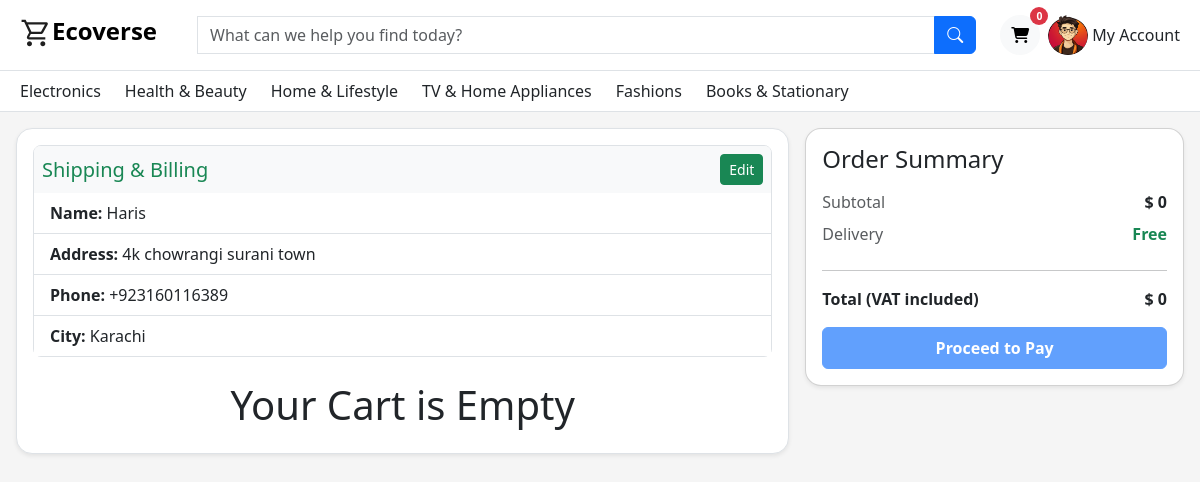
Screenshot of /Client/checkout.php (signed in) with the database file from the repository.
### tables this page shows
CREATE TABLE `users` (
  `id` int(11) NOT NULL,
  `name` varchar(100) NOT NULL,
  `email` varchar(100) NOT NULL,
  `password` varchar(255) NOT NULL,
  `phone` varchar(20) DEFAULT NULL,
  `role` enum('user','admin') DEFAULT 'user',
  `status` enum('active','inactive') DEFAULT 'active',
  `created_at` datetime DEFAULT current_timestamp(),
  `updated_at` datetime DEFAULT current_timestamp() ON UPDATE current_timestamp(),
  `user_profile` varchar(255) NOT NULL DEFAULT '',
  `gender` enum('male','female') DEFAULT 'male',
  `email_token` varchar(255) DEFAULT NULL,
  `token_expiry` datetime DEFAULT NULL
);

CREATE TABLE `categories` (
  `id` int(11) NOT NULL,
  `name` varchar(100) NOT NULL
);

CREATE TABLE `addresses` (
  `id` int(11) NOT NULL,
  `user_id` int(11) NOT NULL,
  `full_name` varchar(100) NOT NULL,
  `phone` varchar(20) DEFAULT NULL,
  `address_line1` varchar(255) NOT NULL,
  `city` varchar(100) NOT NULL,
  `country` varchar(100) DEFAULT 'Pakistan',
  `type` enum('billing','shipping') NOT NULL,
  `created_at` timestamp NOT NULL DEFAULT current_timestamp(),
  `updated_at` timestamp NOT NULL DEFAULT current_timestamp()
);

### Client/checkout.php (the view, shortened to what this page needs)
<?php
 include("../Server/Admin-Panel/config/db.php");
 include './includes/Navbar.php';
 $user_id = $_SESSION['user_id'] ?? "";
 $subtotal_VAL = 0;
 $sql = "SELECT * FROM addresses WHERE user_id = '$user_id' AND type = 'billing' LIMIT 1";
 $hasAddress = false;
 $result = $conn->query($sql);
 if ($row = $result->fetch_assoc()) {
   $hasAddress = true;
 }
 ?>
<div id="main-content" style="display:none;">
  <div class="cont p-lg-3   ">
    <div class="row g-3 ">
      <?php if ($hasAddress) : ?>
        <div class="col-12 col-lg-8">
          <div class="card shadow-sm rounded-4 border h-100">
            <div class="card-body p-md-3 ">
              <div class="border rounded-3 mb-4">
                <div class="d-flex align-items-center justify-content-between p-2 bg-light rounded-top">
                  <h5 class="mb-0 text-success">Shipping & Billing</h5>
                  <button class="btn btn-success btn-sm" data-bs-toggle="modal" data-bs-target="#deliveryModal">Edit</button>
                </div>
                <ul class="list-group list-group-flush">
                  <li class="list-group-item px-3 py-2"><strong>Name:</strong> <?= $row['full_name'] ?></li>
                  <li class="list-group-item px-3 py-2"><strong>Address:</strong> <?= $row['address_line1'] ?></li>
                  <li class="list-group-item px-3 py-2"><strong>Phone:</strong> <?= $row['phone'] ?></li>
                  <li class="list-group-item px-3 py-2"><strong>City:</strong> <?= $row['city'] ?></li>
                </ul>
              </div>
              <?php
               $subtotal = 0;
               if (isset($_SESSION['cart']) && !empty($_SESSION['cart'])) {
                 foreach (array_reverse($_SESSION['cart']) as $items) {
                   $totalprice = $items['price'] * $items['quantity'];
                   $subtotal += $totalprice;
               ?>
                  <div class="mb-4 p-3 border rounded-4 shadow-sm bg-white bag-item" data-id="<?= $items['id'] ?>">
                    <div class="d-flex flex-column flex-md-row gap-3">
                      <div class="flex-shrink-0" style="width: 120px; height: 120px; overflow: hidden;">
                        <img src="../Server/uploads/<?= $items['image'] ?>" class="img-fluid rounded-3 h-100 w-100 object-fit-cover" alt="Product Image">
                      </div>
                      <div class="flex-grow-1 d-flex flex-column justify-content-between">
                        <div>
                          <h6 class="fw-bold mb-1"><?= $items['name'] ?></h6>
                          <p class="mb-1 text-body-secondary small">Colour: <span class="text-dark">Blue</span></p>
                          <p class="mb-2 text-body-secondary small">Size: <span class="text-dark">40R</span></p>
                        </div>
                        <div class="d-flex flex-wrap gap-2">
                          <button class="btn btn-sm btn-outline-danger" onclick="removeCart(<?= $items['id'] ?>)">
                            <i class="far fa-trash-alt me-1"></i> Remove
                          </button>
                          <button class="btn btn-sm btn-outline-secondary">
                            <i class="far fa-heart me-1"></i> Move to Wishlist
                          </button>
                        </div>
                      </div>
                    </div>
                    <hr class="my-3">
                    <div class="d-flex justify-content-between align-items-center flex-wrap gap-3">
                      <div class="quantity">
                        <select class="form-select form-select-sm" style="width: 70px;"
                          onchange="updateQuantity(<?= $items['id'] ?>, this.value)">
                          <?php
                           $itemid = $items['id'];
                           $sql = "SELECT quantity AS stock FROM products WHERE id = $itemid";
                           $result = $conn->query($sql);
                           if ($row = $result->fetch_assoc()) {
                             $stockQty = $row['stock'];
                             $currentQty = $items['quantity'];
                             $maxQty = ($stockQty <= 10) ? $stockQty : 10;
                             for ($i = 1; $i <= $maxQty; $i++) {
                               $selected = ($i == $currentQty) ? 'selected' : '';
                               echo "<option value=\"$i\" $selected>$i</option>";
                             }
                           } else {
                             echo "<option>Error: stock not found</option>";
                           }
                           ?>
                        </select>
                      </div>
                      <div class="text-end">
                        <small class="text-muted text-decoration-line-through">£264.99</small><br>
                        <span class="fw-bold fs-5">£<?= $items['price']?></span><br>
                        <small class="text-success">You save 40%</small>
                      </div>
                    </div>
                  </div>
                <?php
                 }
                 $_SESSION['final_subtotal'] = $subtotal_VAL;
               } else {
                 ?>
                <h1 class="text-center">Your Cart is Empty</h1>
              <?php
               }
               ?>
            </div>
          </div>
        </div>
      <?php endif; ?>
      <div class="col-12 col-lg-4">
        <div class="summary-section">
          <div class="card shadow-sm rounded-4 p-3 mb-3">
            <h4 class="mb-3">Order Summary</h4>
            <div class="d-flex justify-content-between mb-2">
              <span class="text-muted">Subtotal</span>
              <span class="fw-bold cart-subtotal">$ <?= $subtotal_VAL ?></span>
            </div>
            <div class="d-flex justify-content-between mb-2">
              <span class="text-muted">Delivery</span>
              <span class="fw-bold text-success">Free</span>
            </div>
            <hr>
            <div class="d-flex justify-content-between mb-3">
              <span class="fw-bold">Total (VAT included)</span>
              <span class="fw-bold text-dark cart-subtotal">$ <?= $subtotal_VAL ?></span>
            </div>
            <?php if (empty($_SESSION['cart'])): ?>
              <a class="btn btn-primary disabled text-white w-100 fw-bold py-2" href="#">Proceed to Pay</a>
            <?php else: ?>
              <a class="btn btn-primary text-white w-100 fw-bold py-2" href="./Payment.php">Proceed to Pay</a>
            <?php endif; ?>
          </div>
        </div>
      </div>
    </div>
  </div>
</div>

### Client/includes/Navbar.php (shortened to what this page needs)
<?php
 include("../Server/Admin-Panel/config/db.php");
 if (isset($_SESSION['user_id'])) {
   $user_id = $_SESSION['user_id'];
   $sql = "SELECT * FROM users WHERE id = $user_id ";
   $result = $conn->query($sql);
   if ($row = $result->fetch_assoc()) {
     $profile = $row['user_profile'];
   }
 }
 ?>
<link rel="stylesheet" href="./Assets/CSS/navbar.css">
<nav class="navbar navbar-expand-lg bg-white border-bottom pt-2  ">
  <div class="container-fluid mx-2 navbar_des  ">
    <a class="navbar-brand d-flex align-items-start fs-4" href="./index.php">
      <strong class="mb-2"><img class="" height="32px" src="./Assets/Images/shopping_cart_37dp_1F1F1F_FILL0_wght400_GRAD0_opsz40.svg" alt=""><span class="fw-bold">Ecoverse</span></strong>
    </a>
    <form autocomplete="off" class="d-flex flex-grow-1 mx-4 position-relative " role="search" id="searchForm">
      <div class="input-group flex-grow-1">
        <input
          class="form-control search-box searchInput"
          type="search"
          placeholder="What can we help you find today?"
          oninput="searchFunc(this.value)" />
        <button id="search-btn" class="btn btn-primary " type="submit">
          <i class="bi bi-search"></i>
        </button>
      </div>
    </form>
    <div id='icons_navbar' class="d-flex align-items-center gap-2">
      <a onclick="checkauth('cart')"
        class="btn btn-light rounded-circle p-0 d-flex align-items-center justify-content-center position-relative"
        style="width: 40px; height: 40px;">
        <i class="fas fa-cart-shopping"></i>
        <span
          class="position-absolute top-0 start-100 translate-middle badge bg-danger rounded-circle d-flex align-items-center justify-content-center " id='cartCount'
          style="width: 18px; height: 18px; font-size: 0.65rem;">
          <?= isset($_SESSION['cart']) ? count($_SESSION['cart']) : 0; ?>
        </span>
      </a>
      <div class="dropdown drop">
        <a class="nav-link d-flex align-items-center" href="#" data-bs-toggle="dropdown">
          <img src="<?= empty($profile) ? './Assets/Images/user.png' : '../Server/uploads/' . $profile ?>" width="40" height="40" class="rounded-circle me-1">
          My Account
        </a>
      </div>
    </div>
  </div>
</nav>
<nav class="navbar2 bg-white border-bottom py-2  navbar_desktop ">
  <div class="container-fluid mx-2 d-flex justify-content-between">
    <div class="d-flex gap-4 flex-wrap">
      <?php
       $sql = "SELECT * FROM categories";
       $result = $conn->query($sql);
       while ($row = $result->fetch_assoc()) {
       ?>
        <div class="dropdown">
          <a href="#" class="nav-link" data-bs-toggle="dropdown">
            <?= htmlspecialchars($row['name']) ?>
          </a>
        </div>
      <?php
       }
       ?>
    </div>
  </div>
</nav>

### Client/Assets/CSS/home.css (style rules this page uses)
.search-box { border-radius: 0; }
.nav-link { font-weight: 500; }

### Client/Assets/CSS/cart.css (style rules this page uses)
.summary-section { flex: 1; border-radius: 8px; height: fit-content; }

### Client/Assets/CSS/products.css (style rules this page uses)
body { background-color: #f8f9fa; font-family: 'Segoe UI', sans-serif; }

### Client/includes/mobile-icon.php (style rules this page uses)
body { padding-bottom: 70px; }

### rows the page displays
users: user_profile (picture)
categories: name "Electronics"
categories: name "Health & Beauty"
categories: name "Home & Lifestyle"
categories: name "TV & Home Appliances"
categories: name "Fashions"
categories: name "Books & Stationary"
addresses: full_name "Haris", address_line1 "4k chowrangi surani town", phone "+923160116389", city "Karachi"

### other values shown
$subtotal_VAL "0"
